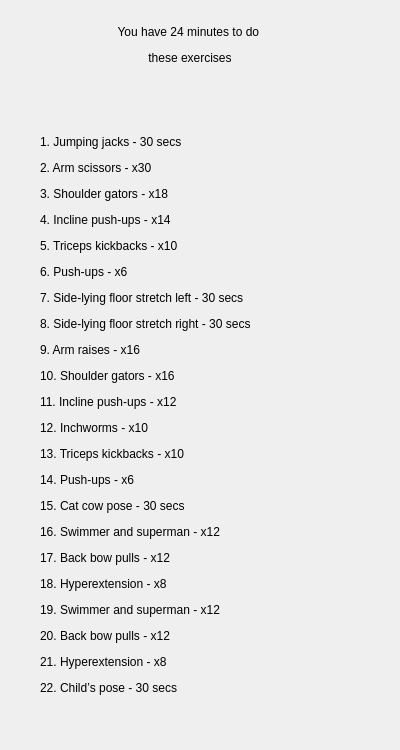
<?xml version="1.0" encoding="UTF-8"?>
<ui version="4.0">
 <class>hexeday6</class>
 <widget class="QDialog" name="hexeday6">
  <property name="geometry">
   <rect>
    <x>0</x>
    <y>0</y>
    <width>400</width>
    <height>750</height>
   </rect>
  </property>
  <property name="windowTitle">
   <string>Day6 Exercises</string>
  </property>
  <widget class="QLabel" name="label_2">
   <property name="geometry">
    <rect>
     <x>40</x>
     <y>20</y>
     <width>300</width>
     <height>50</height>
    </rect>
   </property>
   <property name="text">
    <string>&lt;html&gt;&lt;head/&gt;&lt;body&gt;&lt;p align=&quot;center&quot;&gt;You have 24 minutes to do &lt;/p&gt;&lt;p align=&quot;center&quot;&gt;these exercises&lt;/p&gt;&lt;/body&gt;&lt;/html&gt;</string>
   </property>
  </widget>
  <widget class="QLabel" name="label">
   <property name="geometry">
    <rect>
     <x>40</x>
     <y>90</y>
     <width>300</width>
     <height>650</height>
    </rect>
   </property>
   <property name="text">
    <string>&lt;html&gt;&lt;head/&gt;&lt;body&gt;&lt;p&gt;&lt;span style=&quot; background-color:transparent;&quot;&gt;1. Jumping jacks - 30 secs&lt;/span&gt;&lt;/p&gt;&lt;p&gt;&lt;span style=&quot; background-color:transparent;&quot;&gt;2. Arm scissors - x30&lt;/span&gt;&lt;/p&gt;&lt;p&gt;&lt;span style=&quot; background-color:transparent;&quot;&gt;3. Shoulder gators - x18&lt;/span&gt;&lt;/p&gt;&lt;p&gt;&lt;span style=&quot; background-color:transparent;&quot;&gt;4. Incline push-ups - x14&lt;/span&gt;&lt;/p&gt;&lt;p&gt;&lt;span style=&quot; background-color:transparent;&quot;&gt;5. Triceps kickbacks - x10&lt;/span&gt;&lt;/p&gt;&lt;p&gt;&lt;span style=&quot; background-color:transparent;&quot;&gt;6. Push-ups - x6&lt;/span&gt;&lt;/p&gt;&lt;p&gt;&lt;span style=&quot; background-color:transparent;&quot;&gt;7. Side-lying floor stretch left - 30 secs&lt;/span&gt;&lt;/p&gt;&lt;p&gt;&lt;span style=&quot; background-color:transparent;&quot;&gt;8. Side-lying floor stretch right - 30 secs&lt;/span&gt;&lt;/p&gt;&lt;p&gt;&lt;span style=&quot; background-color:transparent;&quot;&gt;9. Arm raises - x16&lt;/span&gt;&lt;/p&gt;&lt;p&gt;&lt;span style=&quot; background-color:transparent;&quot;&gt;10. Shoulder gators - x16&lt;/span&gt;&lt;/p&gt;&lt;p&gt;&lt;span style=&quot; background-color:transparent;&quot;&gt;11. Incline push-ups - x12&lt;/span&gt;&lt;/p&gt;&lt;p&gt;&lt;span style=&quot; background-color:transparent;&quot;&gt;12. Inchworms - x10&lt;/span&gt;&lt;/p&gt;&lt;p&gt;&lt;span style=&quot; background-color:transparent;&quot;&gt;13. Triceps kickbacks - x10&lt;/span&gt;&lt;/p&gt;&lt;p&gt;&lt;span style=&quot; background-color:transparent;&quot;&gt;14. Push-ups - x6&lt;/span&gt;&lt;/p&gt;&lt;p&gt;&lt;span style=&quot; background-color:transparent;&quot;&gt;15. Cat cow pose - 30 secs &lt;/span&gt;&lt;/p&gt;&lt;p&gt;&lt;span style=&quot; background-color:transparent;&quot;&gt;16. Swimmer and superman - x12&lt;/span&gt;&lt;/p&gt;&lt;p&gt;&lt;span style=&quot; background-color:transparent;&quot;&gt;17. Back bow pulls - x12&lt;/span&gt;&lt;/p&gt;&lt;p&gt;&lt;span style=&quot; background-color:transparent;&quot;&gt;18. Hyperextension - x8&lt;/span&gt;&lt;/p&gt;&lt;p&gt;&lt;span style=&quot; background-color:transparent;&quot;&gt;19. Swimmer and superman - x12&lt;/span&gt;&lt;/p&gt;&lt;p&gt;&lt;span style=&quot; background-color:transparent;&quot;&gt;20. Back bow pulls - x12&lt;/span&gt;&lt;/p&gt;&lt;p&gt;&lt;span style=&quot; background-color:transparent;&quot;&gt;21. Hyperextension - x8&lt;/span&gt;&lt;/p&gt;&lt;p&gt;&lt;span style=&quot; background-color:transparent;&quot;&gt;22. Child’s pose - 30 secs&lt;/span&gt;&lt;/p&gt;&lt;/body&gt;&lt;/html&gt;</string>
   </property>
  </widget>
 </widget>
 <resources/>
 <connections/>
</ui>
